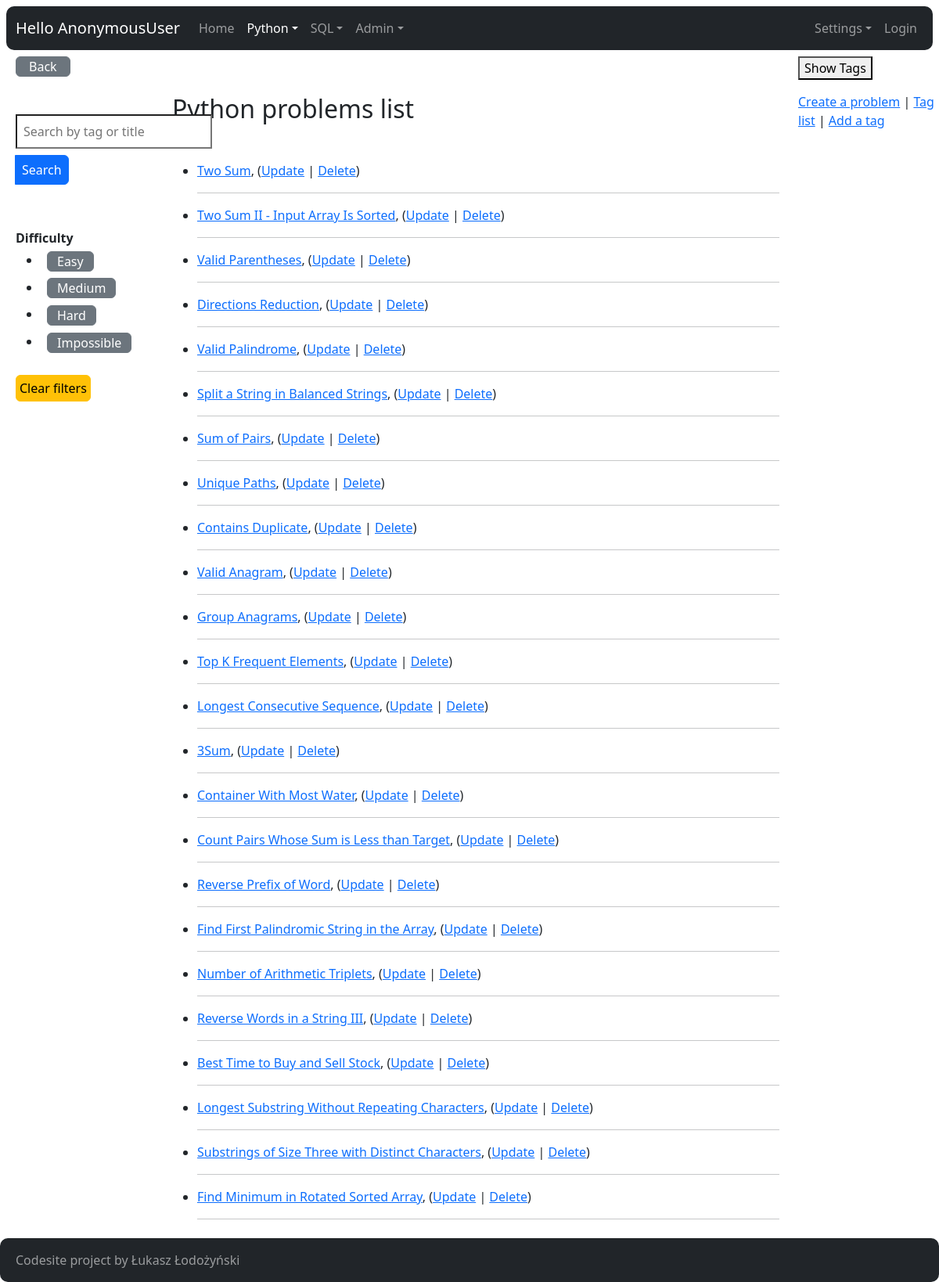
Page /python/ on the earlier database version.
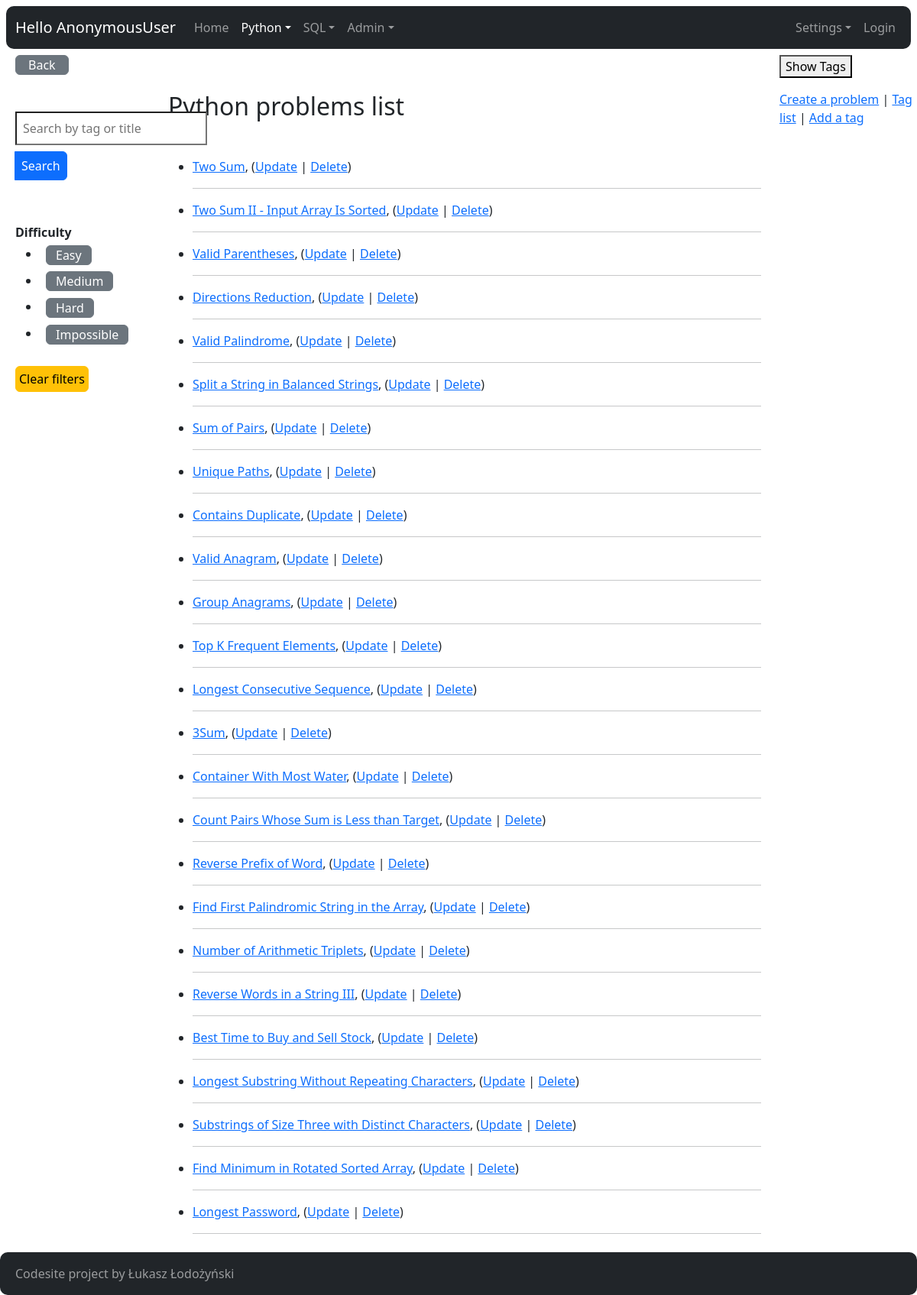
Same page on the later database version.
### python_problems/models.py (models this page shows, shortened)
class Difficulty(models.Model):
    name = models.CharField(max_length=16)
    class Meta:
        verbose_name_plural = "Difficulties"

class Problem(models.Model):
    tags = models.ManyToManyField("Tag")
    title = models.CharField(max_length=200)
    difficulty = models.ForeignKey(
        Difficulty, related_name="problems_difficulty", on_delete=models.DO_NOTHING)
    time_complexity = models.ForeignKey(
        Complexity, related_name="problems_time_complexity", on_delete=models.DO_NOTHING)
    space_complexity = models.ForeignKey(
        Complexity, related_name="problems_space_complexity", on_delete=models.DO_NOTHING)
    url = models.CharField(max_length=200)
    description = models.TextField(blank=False, null=False)
    is_solved = models.BooleanField(default=False)
    solution = models.TextField(blank=True, null=True)
    testcase = models.TextField(blank=True, null=True)

### python_problems/views.py (the view)
# urls.py: path("", views.ProblemIndexView.as_view(), name="index"),
class ProblemIndexView(ListView):
    model = Problem
    def get_context_data(self, **kwargs):
        context = super(ProblemIndexView, self).get_context_data(**kwargs)
        query = self.request.GET.get("query", "")
        problem_list = self.model.objects.all()
        difficulty_list = Difficulty.objects.all()
        difficulty_id = self.request.GET.get('difficulty', 0)
        if difficulty_id:
            problem_list = problem_list.filter(difficulty__id=difficulty_id)
        if query:
            problem_list = problem_list.filter(
                Q(tags__name__icontains=query) | Q(title__icontains=query)).distinct()
        context["problem_list"] = problem_list
        context["query"] = query
        context["difficulty_list"] = difficulty_list
        context["difficulty_id"] = int(difficulty_id)
        return context

### core/context_processors.py (called while the page is built)
def settings(request):
    return {
        'settings': django_settings,
    }

### python_problems/models.py (called while the page is built)
    def __str__(self):
        return self.name

### python_problems/templates/python_problems/problem_list.html (shortened to what this page needs)
{% extends "core/base.html" %}
{% block content %}
  <div class="container-fluid m-2">
    <div class="row">
      <div class="col-md-2">
        <a href="/" class="btn btn-secondary px-3 py-0 mb-5">Back</a>
        <form method="get" action="{% url 'python_problems:index' %}">
          <div class="input-group mb-5">
            <input name="query"
                   class="px-2 py-2 mb-2"
                   type="text"
                   value="{{ query }}"
                   placeholder="Search by tag or title">
            <button class="btn btn-primary mb-2 px-2" type="submit">Search</button>
          </div>
        </form>
        <strong>Difficulty</strong>
        <ul>
          {% for difficulty in difficulty_list %}
            <li class="py-1 px-2 {% if difficulty.id == difficulty_id %}text-warning{% endif %}">
              <a href="{% url 'python_problems:index' %}?query={{ query }}&difficulty={{ difficulty.id }}"
                 class="btn btn-secondary py-0 {% if difficulty.id == difficulty_id %}text-warning{% endif %}">{{ difficulty.name }}</a>
            </li>
          {% endfor %}
        </ul>
        <a class="btn btn-warning mb-2 mt-2 p-1"
           href="{% url 'python_problems:index' %}"
           role="button">Clear filters</a>
      </div>
      <div class="col-md-8">
        <div class="mb-5 mt-5">
          <h2>Python problems list</h2>
        </div>
        {% if problem_list %}
          <ul>
            {% for problem in problem_list %}
              <li>
                <div {color: green} class="problem-container flex ">
                  <a href="{% url 'python_problems:detail' problem.id %}">{{ problem.title }}</a>,
                  (<a href="{% url 'python_problems:problem-update' problem.id %}">Update</a> |
                  <a href="{% url 'python_problems:problem-delete' problem.id %}">Delete</a>)
                </div>
                <hr>
              </li>
            {% endfor %}
          </ul>
        {% else %}
          <p>No python problems available.</p>
        {% endif %}
      </div>
      <div class="col-md-2">
        <div class="row">
          <div>
            <button onclick="toggleTags()" class="btn-secondary ms-0 mb-3">Show Tags</button>
          </div>
        </div>
        <div class="row">
          <div>
            <a href="create/">Create a problem</a> |
            <a href="tag/">Tag list</a> |
            <a href="tag/create/">Add a tag</a>
          </div>
        </div>
      </div>
    </div>
  {% endblock content %}

### core/templates/core/base.html (shortened to what this page needs)
<!DOCTYPE html>
<html lang="en">
  <head>
    <link href="https://cdn.jsdelivr.net/npm/bootstrap@5.3.3/dist/css/bootstrap.min.css"
          rel="stylesheet">
    <link rel="stylesheet"
    href="https://use.fontawesome.com/releases/v5.8.1/css/all.css" />
    <link rel="stylesheet"
    href="https://use.fontawesome.com/releases/v5.8.1/css/v4-shims.css" />
  </head>
  <body>
    <nav class="navbar navbar-expand-lg navbar-dark bg-dark m-2"
         style="border-radius:10px !important">
      <div class="container-fluid">
        <a class="navbar-brand" href="{% url 'login' %}?next={{ request.path }}">Hello {{ request.user }}</a>
        <ul class="navbar-nav me-auto mb-2 mb-lg-0">
          {% url 'core:index' as home_url %}
          <li class="nav-item">
            <a href="{{ home_url }}"
               class="nav-link {% if request.get_full_path == home_url %}active{% endif %}">Home</a>
          </li>
          {% url 'python_problems:index' as python_index_url %}
          {% url 'python_problems:tag-graph' as python_tag_graph %}
          <li class="nav-item dropdown">
            <a class="nav-link dropdown-toggle {% if request.get_full_path == python_index_url or request.get_full_path == python_tag_graph %}active{% endif %}"
               href="#"
               id="navbarDropdown"
               role="button"
               data-bs-toggle="dropdown"
               aria-expanded="false">Python</a>
          </li>
          {% url 'sql_problems:index' as sql_index_url %}
          {% url 'sql_problems:conversion' as sql_conversion_url %}
          {% url 'sql_problems:ascii' as sql_ascii_url %}
          <li class="nav-item dropdown">
            <a class="nav-link dropdown-toggle {% if request.get_full_path == sql_conversion_url or request.get_full_path == sql_index_url or request.get_full_path == sql_ascii_url %}active{% endif %}"
               href="#"
               id="navbarDropdown"
               role="button"
               data-bs-toggle="dropdown"
               aria-expanded="false">SQL</a>
          </li>
          <li class="nav-item dropdown">
            <a class="nav-link dropdown-toggle"
               href="#"
               id="navbarDropdown"
               role="button"
               data-bs-toggle="dropdown"
               aria-expanded="false">Admin</a>
          </li>
        </ul>
        <ul class="navbar-nav">
          {% url 'sql_problems:index' as sql_index_url %}
          {% url 'sql_problems:conversion' as sql_conversion_url %}
          {% url 'sql_problems:ascii' as sql_ascii_url %}
          <li class="nav-item dropdown">
            <a class="nav-link dropdown-toggle"
               href="#"
               id="navbarDropdown"
               role="button"
               data-bs-toggle="dropdown"
               aria-expanded="false">Settings</a>
          </li>
        </ul>
        <ul class="navbar-nav">
          {% if user.is_authenticated %}
            <li class="nav-item">
              <a class="nav-link"
                 href="{% url 'logout' %}?next={% url 'core:index' %}">Logout</a>
            </li>
          {% else %}
            <li class="nav-item">
              <a class="nav-link" href="{% url 'login' %}?next={% url 'core:index' %}">Login</a>
            </li>
          {% endif %}
        </ul>
      </div>
    </nav>
    <div class="px-6 py-6">
      {% block content %}
      {% endblock content %}
    </div>
    <nav class="navbar navbar-expand-lg navbar-dark bg-dark"
         style="border-radius:10px !important">
      <div class="container-fluid">
        <ul class="navbar-nav">
          <a class="nav-link" href="{% url 'login' %}?next={% url 'core:index' %}">{{ settings.APP_NAME }} project by Łukasz Łodożyński</a>
        </ul>
      </div>
    </nav>
  </body>
</html>

Differences in the rows shown:
added Problem: title "Longest Password"
